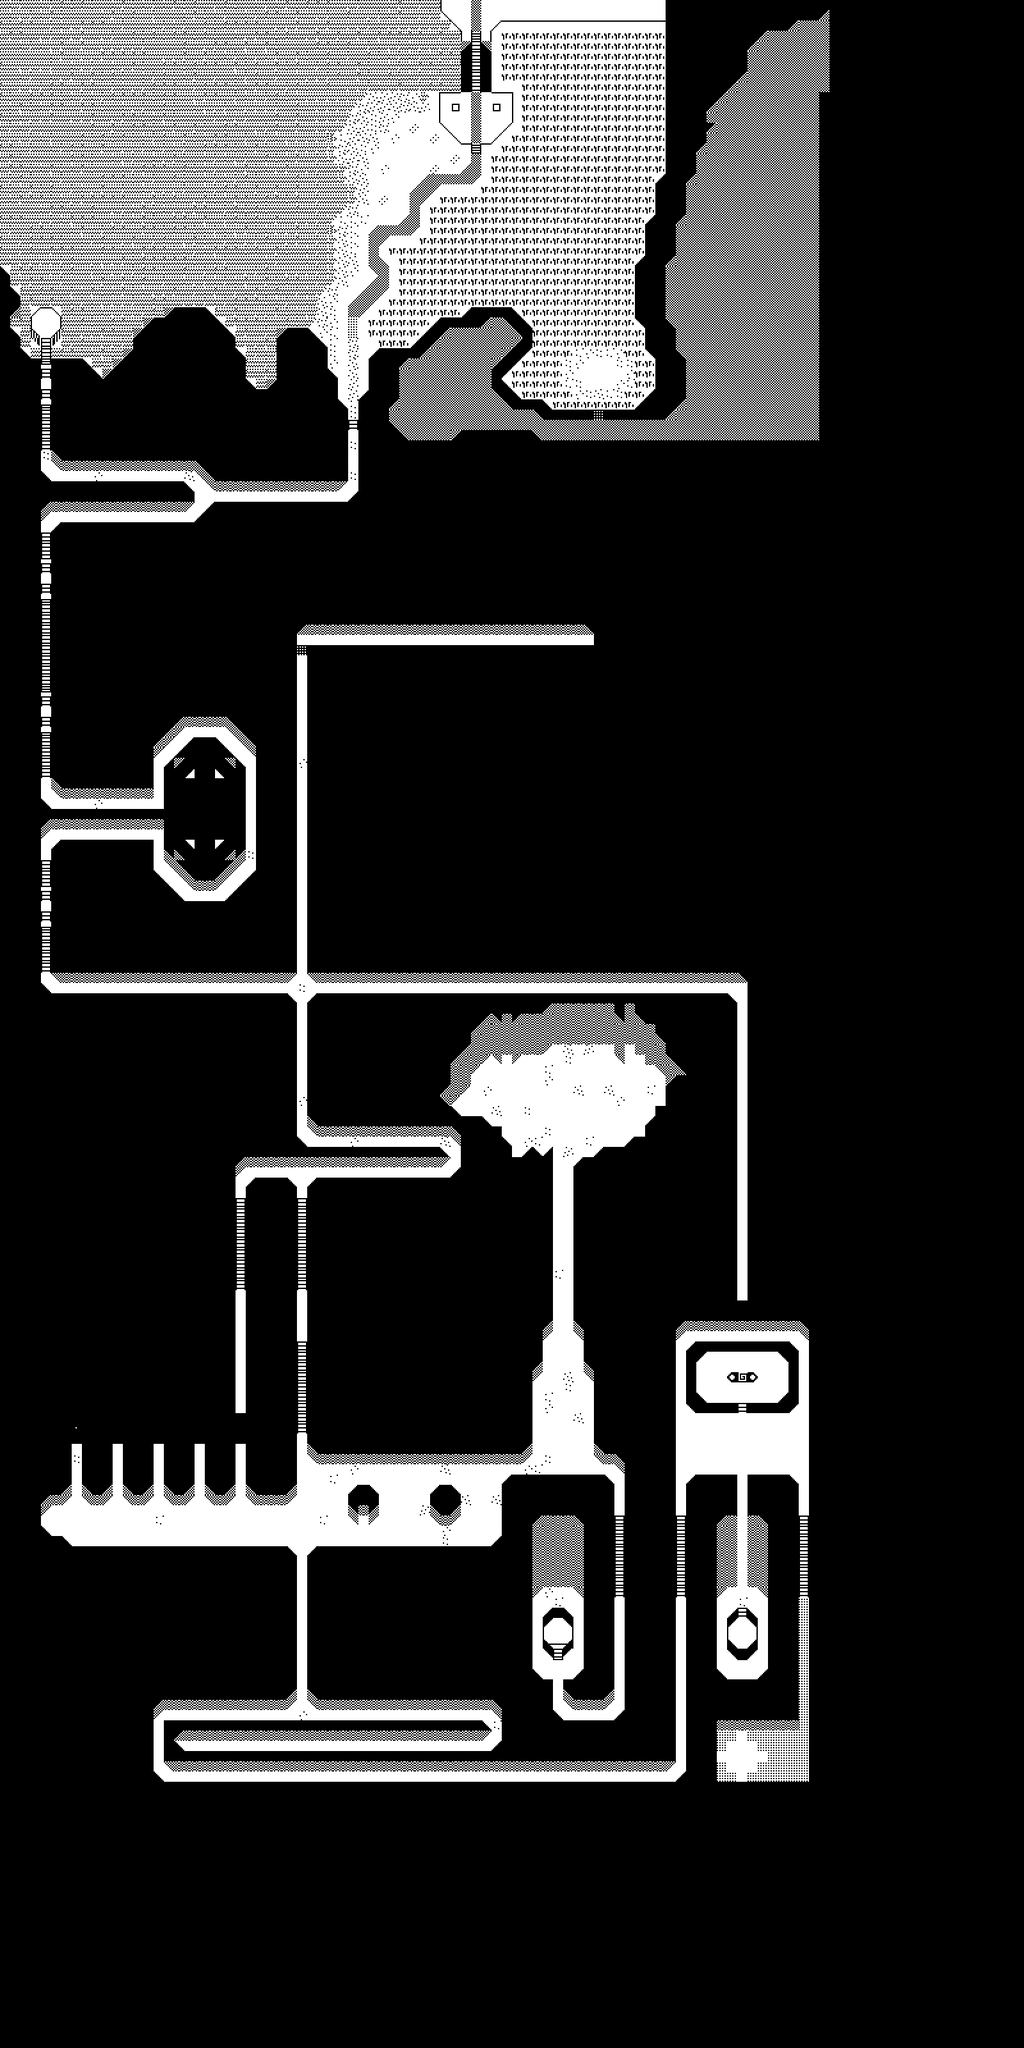

This game map was drawn from its Tiled (.tmx) file and the tilesets committed beside it. A one-line description and the trimmed map source follow:
An orthogonal 100x200 tile map with 16x16 px tiles, 2 tile layers (background, blocked) and 15 objects (5x cat, return, door, sign, hourglass, ...).

<map version="1.0" tiledversion="1.1.5" orientation="orthogonal" renderorder="right-down" width="100" height="200" tilewidth="16" tileheight="16" infinite="0" nextobjectid="32">
 <tileset firstgid="1" name="map_tileset" tilewidth="16" tileheight="16" tilecount="180" columns="20">
  <image source="../images/tileset3s.png" width="320" height="144" />
 </tileset>
 <layer name="background" width="100" height="200">
  <properties>
   <property name="tileset" value="map_tileset" />
  </properties>
  <data>[20000 cells, 6362 non-empty, 45 distinct tile ids]</data>
 </layer>
 <layer name="blocked" width="100" height="200">
  <properties>
   <property name="collision" type="bool" value="true" />
   <property name="tileset" value="map_tileset" />
  </properties>
  <data>[20000 cells, 17203 non-empty, 37 distinct tile ids]</data>
 </layer>
 <objectgroup name="objects">
  <properties>
   <property name="tileset" value="map_tileset" />
  </properties>
  <object id="9" name="return" type="return" x="688" y="136" width="112" height="8">
   <properties>
    <property name="group" value="returns" />
    <property name="previous_level" value="screen2B" />
   </properties>
  </object>
  <object id="10" name="door" type="door" x="1152" y="2144" width="16" height="16">
   <properties>
    <property name="group" value="doors" />
    <property name="next_level" value="act2" />
   </properties>
  </object>
  <object id="19" name="cat4" type="cat" x="560" y="2368" width="16" height="16">
   <properties>
    <property name="group" value="cats" />
    <property name="message" value="cat4_message" />
    <property name="texture" value="cat_spritesheet" />
   </properties>
  </object>
  <object id="11" name="cat3" type="cat" x="288" y="2720" width="16" height="16">
   <properties>
    <property name="group" value="cats" />
    <property name="message" value="cat3_message" />
    <property name="texture" value="cat_spritesheet" />
   </properties>
  </object>
  <object id="5" name="cat2" type="cat" x="960" y="576" width="16" height="16">
   <properties>
    <property name="group" value="cats" />
    <property name="message" value="cat2_message" />
    <property name="texture" value="cat_spritesheet" />
   </properties>
  </object>
  <object id="20" name="sign" type="sign" x="624" y="2336" width="16" height="16">
   <properties>
    <property name="group" value="npcs" />
    <property name="message" value="sign1_message" />
    <property name="texture" value="sign_spritesheet" />
   </properties>
  </object>
  <object id="12" name="hourglass" type="hourglass" x="792" y="1704">
   <properties>
    <property name="group" value="items" />
    <property name="message" value="hourglass_message" />
    <property name="texture" value="hourglass_spritesheet" />
   </properties>
  </object>
  <object id="24" name="specs" type="specs" x="368" y="2224" width="16" height="16">
   <properties>
    <property name="group" value="items" />
    <property name="message" value="specs_message" />
    <property name="texture" value="specs_spritesheet" />
   </properties>
  </object>
  <object id="25" name="tome" type="tome" x="1152" y="2544" width="16" height="16">
   <properties>
    <property name="group" value="items" />
    <property name="message" value="tome_message" />
    <property name="texture" value="tome_spritesheet" />
   </properties>
  </object>
  <object id="26" name="cat5" type="cat" x="64" y="2368" width="16" height="16">
   <properties>
    <property name="group" value="cats" />
    <property name="message" value="cat5_message" />
    <property name="texture" value="cat_spritesheet" />
   </properties>
  </object>
  <object id="27" name="pipe" type="pipe" x="864" y="2544" width="16" height="16">
   <properties>
    <property name="group" value="items" />
    <property name="message" value="pipe_message" />
    <property name="texture" value="pipe_spritesheet" />
   </properties>
  </object>
  <object id="28" name="cat6" type="cat" x="1152" y="2080" width="16" height="16">
   <properties>
    <property name="group" value="cats" />
    <property name="message" value="cat6_message" />
    <property name="texture" value="cat_spritesheet" />
   </properties>
  </object>
  <object id="29" name="sleep" type="sleep" x="1152" y="2736" width="16" height="16">
   <properties>
    <property name="group" value="npcs" />
    <property name="message" value="sleep_message" />
    <property name="texture" value="sleep_spritesheet" />
   </properties>
  </object>
  <object id="30" name="player" type="player" x="736" y="160" width="16" height="16">
   <properties>
    <property name="group" value="players" />
    <property name="texture" value="player_spritesheet" />
    <property name="walking_speed" value="200" />
   </properties>
  </object>
  <object id="31" name="stare" type="stare" x="64" y="480" width="16" height="16">
   <properties>
    <property name="group" value="npcs" />
    <property name="message" value="stare_message" />
    <property name="texture" value="stare_spritesheet" />
   </properties>
  </object>
 </objectgroup>
</map>